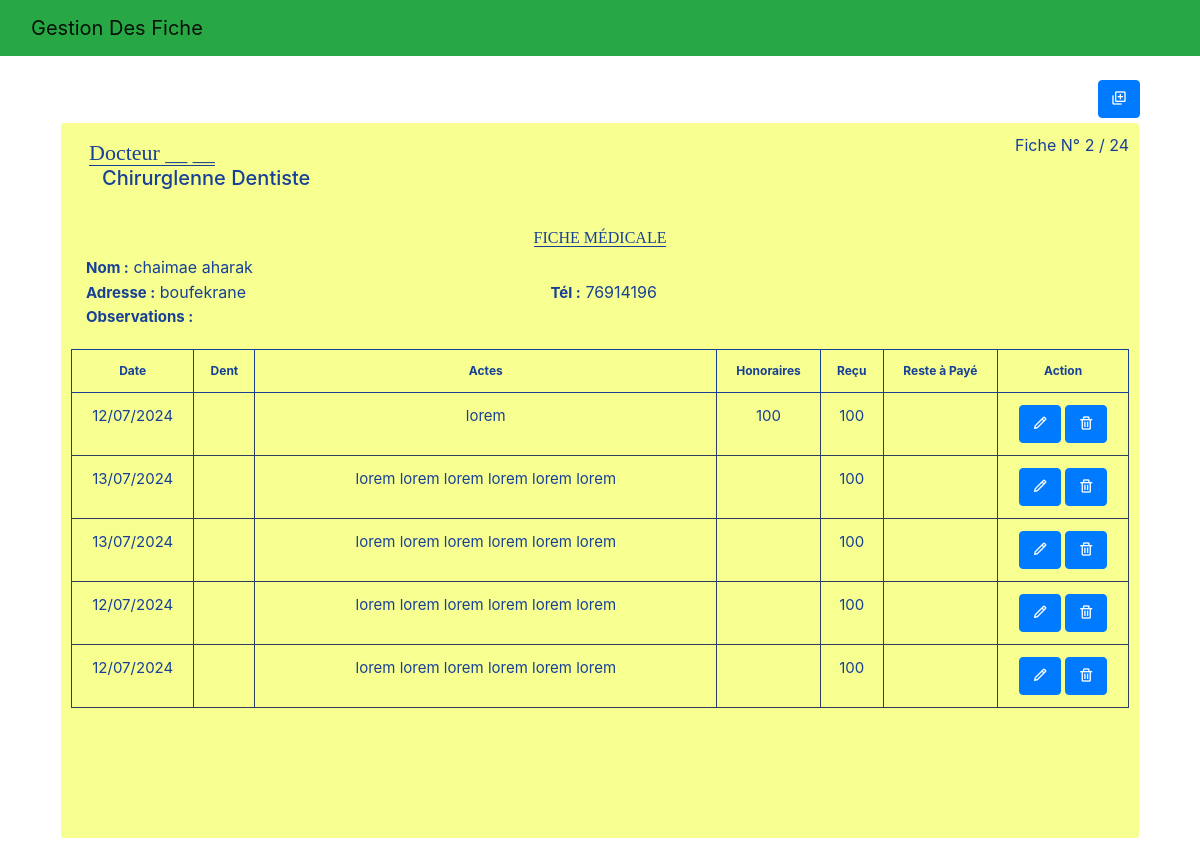
The app's page /view/34 with its own data.
### app/models.py (models this page shows, shortened)
class Maladie(models.Model):
    nom = models.CharField(max_length=132)
    num_fiche = models.IntegerField()
    adresse = models.CharField(max_length=200)
    tel = models.CharField(null=True,max_length=50)
    Observations =  models.CharField(max_length=200)
    class Meta:
          verbose_name = "Maladie"
          verbose_name_plural ="Maladies"

class FicheMedicale(models.Model):
     maladie = models.ForeignKey(Maladie, on_delete=models.CASCADE, related_name='fiches_medicales')
     date = models.DateField()
     dent = models.CharField(null=True,max_length=40)
     actes = models.CharField(max_length=132)
     honoraires = models.CharField(max_length=132)
     recu = models.CharField(max_length=132)
     reste_a_paye = models.CharField(null=True,max_length=132)
     class Meta:
          verbose_name = "FicheMedicale"
          verbose_name_plural ="FicheMedicale"

### app/views.py (the view, shortened to what this page needs)
# urls.py: path('view/<int:pk>', views.visealiserFiche.as_view(), name="view"),
class visealiserFiche(View):
    template_name = "ficheMedicale.html"
    def get(self, request, *args, **kwargs):
         pk = kwargs.get('pk')
         context = get_context_data(self,pk)
         return render(request, self.template_name, context)

### app/utils.py (called while the page is built)
def get_context_data(self, pk):
        try:
            client = get_object_or_404(Maladie, pk=pk)
            fiches_medicales = client.fiches_medicales.all()
            first_fiche = fiches_medicales.order_by('date').first()
            annee_actuelle = first_fiche.date.strftime("%y") if first_fiche else ""
            context = {
                'list':fiches_medicales,
                'client':client,
                'annee_actuelle':annee_actuelle,
            }
        except ObjectDoesNotExist as e:
            messages.error(self.request, f"Erreur de récupération des données : {e}")
            context = {}
        return context

### app/templates/ficheMedicale.html (shortened to what this page needs)
{% extends "base.html" %}
{% load static %}
{% block content %}
<div class="container">
    <div class="row gutters">
    	<div class="col-xl-12 col-lg-12 col-md-12 col-sm-12 col-12">
            <div class="d-flex justify-content-end mb-1">
                <button class="btn btn-primary m-10"  type="button" data-toggle="modal" data-target="#add"
                   title="add" data-id="{{ client.pk }}" data-customer=""> <i class='bx bx-add-to-queue'></i></button>
            </div>
    		<div class="card " style="border-color:#ffff; background-color: #f7ff90; padding: 10px;" >
    			<div class="card-body p-0">
    				<div class="invoice-container">
    					<div class="invoice-header">
                                <div class="row gutters">
                                    <div class="col-xl-12 col-lg-12 col-md-12 col-sm-12 flex">
                                        <div class="invoice-logo" style="margin-left: 18px;">
                                           <h5><span style="font-family: serif; border-bottom: 1px #184097 solid;font-size: 22px;">Docteur __  __</span>
                                           <br><span style="margin-left: 13px;">Chirurglenne Dentiste</span></h5>
                                        </div>
                                        <div class="" style="margin-left: 18px;">
                                           <h7>Fiche N° {{ client.num_fiche}} / {{annee_actuelle}} </h7>
                                    </div>
                                </div>
                                 <div class="col-xl-12 col-lg-12 col-md-12 col-sm-12 col-12">
                                    <div class="">
                                        <div class="invoice-num">
                                            <div class="text-center"><span style="font-weight: inherit;font-family: serf; border-bottom: 1px; border-bottom: 1px solid #184097;">FICHE MÉDICALE</span></div>
                                        </div>
                                    </div>
                                </div>
                                 <div class="col-xl-12 col-lg-12 col-md-12 col-sm-12 col-12">
                                    <div class="">
                                        <div class="fiche-ctn">
                                            <div><span > Nom  :</span> {{client.nom}}  </div>
                                            <div style="display: flex; justify-content: space-between;margin-right: 45%;">
                                              <div><span> Adresse  :</span> {{client.adresse}}  </div>
                                              <div ><span> Tél  :</span> {{client.tel}}</div>
                                            </div>
                                            <div ><span>Observations : </span>{{client.Observations}} </div>
                                        </div>
                                    </div>
                                </div>
<br><br>
                    </div>
                    <div class="invoice-body">
                        <div class="row gutters">
                            <div class="col-lg-12 col-md-12 col-sm-12">
                                <div class="table-responsive">
                                    <table class="table custom-table m-0">
                                        <thead>
                                            <tr>
                                                <th >Date</th>
                                                <th>Dent</th>
                                                <th>Actes</th>
                                                <th>Honoraires</th>
                                                <th>Reçu</th>
                                                <th>Reste à Payé</th>
                                                <th>Action</th>
                                            </tr>
                                        </thead>
                                        <tbody>
                                            {% if list %}
                                            {% for line in list %}
                                            <tr>
                                            <td id="date-{{line.id}}" >{{ line.date|date:"d/m/Y" }}</td>
                                            <td id="dent-{{line.id}}" >{{line.dent}}</td>
                                            <td style="min-width: 400px;" id="actes-{{line.id}}">{{line.actes}}</td>
                                            <td id="honoraires-{{line.id}}"> {{line.honoraires}} </td>
                                            <td id="recu-{{line.id}}">{{line.recu}} </td>
                                            <td id="reste-{{line.id}}">{{line.reste_a_paye}} </td>
                                            <td>
                                                <form method="post">
                                                  <button class="btn btn-primary" type="button" data-toggle="modal" data-target="#up"  id="btn-invoice-mod"
                                                  title="Modifier" data-id="{{line.id}}" data-customer="" ><i class='bx bx-pencil'></i></button>
                                                     <button class="btn btn-primary" type="submit" title="Supprimer"><i class='bx bx-trash'></i></button>
                                                </form>
                                            </td>
                                           </tr>
                                           {% endfor%}
                                           {% endif%}
                                        </tbody>
                                    </table>
                                </div>
                            </div>
                        </div>
    					</div>
    				</div>
                    <br><br><br>
         </div>
        <br><br>
    			</div>
    		</div>
            <br>
    	</div>
    </div>
</div>
{% endblock content %}

### static/css/style.css (style rules this page uses)
* { text-decoration: none; }
.invoice-logo { margin: 7px; }
.container { text-align: left; }
.custom-table { border: 1px solid #2b3958; }
.custom-table thead th { border: 1px solid black; color: #000; }
.custom-table > tbody td { border: 1px solid #2e3d5f; }
.table { font-size: .75rem; margin: 0 10px; }
.flex { display: flex; }
td { font-size: 15px; }

### app/templates/ficheMedicale.html (style rules this page uses)
body { color: #041a4a; }
.fiche-ctn { margin-left: 10px; margin-bottom: 15px; padding: 5px; }
.invoice-logo { margin: 7px; }
.container { text-align: left; }
.custom-table { border: 1px solid #184097; }
.custom-table thead th { border: 1px solid #184097; color: #184097; }
.custom-table > tbody td { border: 1px solid #2e3d5f; }
.table { font-size: .75rem; margin: 0 10px; }
.flex { display: flex; justify-content: space-between; margin-bottom:20px ; }
th { text-align: center; }
td { font-size: 15px; text-align: center; }
.card { color: #184097; }
.fiche-ctn span { font-size: 15px; font-weight: bolder; }

### records on screen
Maladie: num_fiche "2", nom "chaimae aharak", adresse "boufekrane", tel "76914196"
FicheMedicale: date "12/07/2024", actes "lorem", honoraires "100", recu "100"
FicheMedicale: date "13/07/2024", actes "lorem lorem lorem lorem lorem lorem", recu "100"
FicheMedicale: date "13/07/2024", {{ line.id }} 4 (drawn), actes "lorem lorem lorem lorem lorem lorem", recu "100"
FicheMedicale: date "12/07/2024", actes "lorem lorem lorem lorem lorem lorem", recu "100"
FicheMedicale: date "12/07/2024", actes "lorem lorem lorem lorem lorem lorem", recu "100"

### other values on screen
{{ annee_actuelle }} "24"
